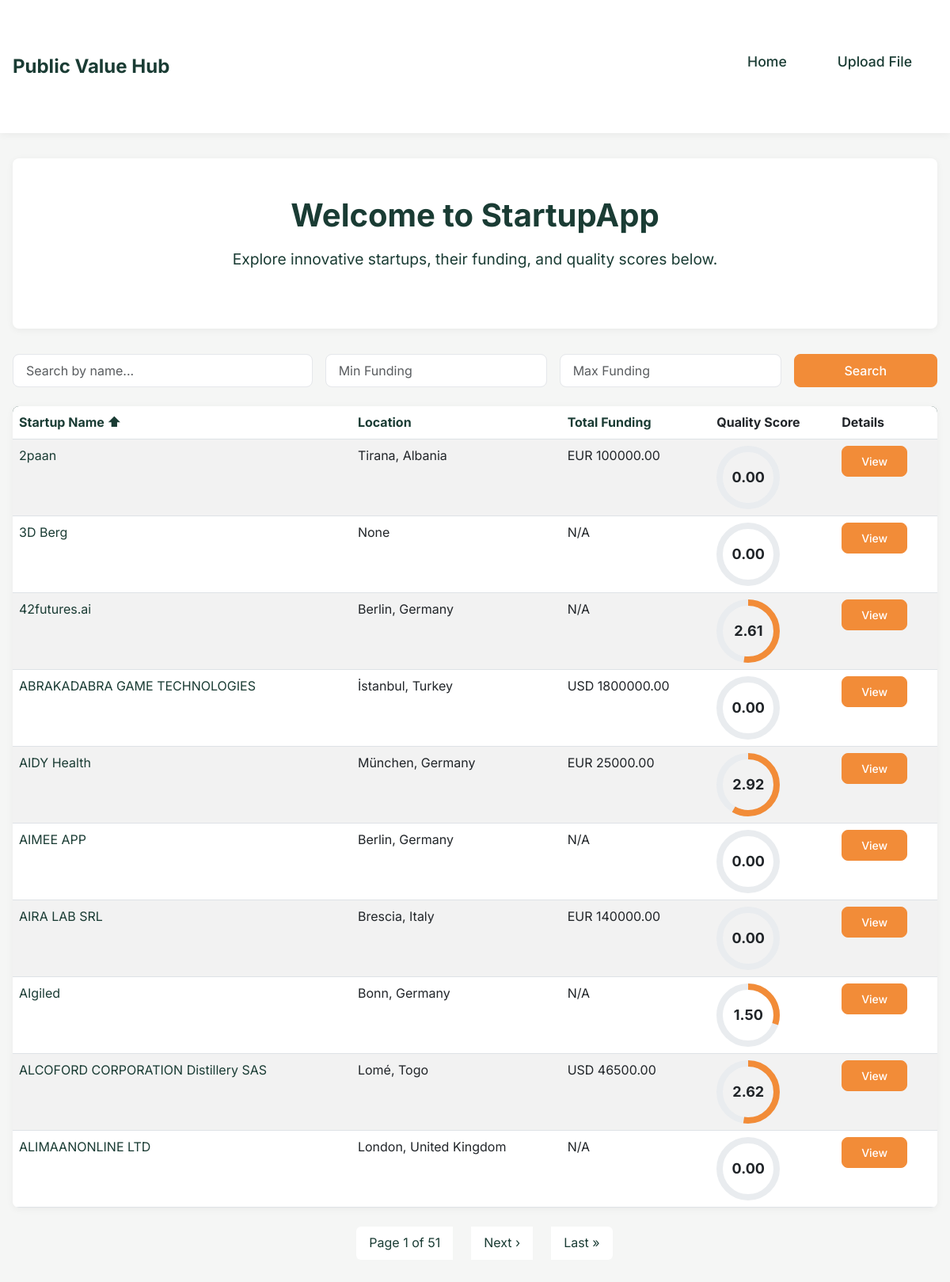
The page / on the database its author committed.
### startupapp/models.py (models this page shows, shortened)
class Startup(models.Model):
    startup_id = models.CharField(max_length=50, unique=True)
    item_name = models.CharField(max_length=255)
    pipeline = models.CharField(max_length=50, null=True, blank=True)
    location = models.CharField(max_length=150, null=True, blank=True)
    markets = models.TextField(null=True, blank=True)
    founders = models.JSONField(default=list, blank=True)
    social_media = models.JSONField(default=dict, blank=True)
    tagline = models.TextField(null=True, blank=True)
    milestone = models.TextField(null=True, blank=True)
    revenue_model = models.TextField(null=True, blank=True)
    sources = models.JSONField(default=list, blank=True)
    last_contact = models.DateTimeField(null=True, blank=True)
    incorporated = models.CharField(max_length=100, null=True, blank=True)
    founded_date = models.DateField(null=True, blank=True)
    differentiators = models.TextField(null=True, blank=True)
    description = models.TextField(null=True, blank=True)
    interfaces = models.TextField(null=True, blank=True)
    total_funding_currency = models.CharField(max_length=3, null=True, blank=True)  # Example: "USD"
    total_funding_amount = models.DecimalField(max_digits=15, decimal_places=2, null=True, blank=True)
    cash_runway = models.CharField(max_length=50, null=True, blank=True)
    rev_last_12_months = models.CharField(max_length=50, null=True, blank=True)
    rev_last_month = models.CharField(max_length=50, null=True, blank=True)
    rounds = models.IntegerField(null=True, blank=True)
    clients = models.TextField(null=True, blank=True)
    videos = models.TextField(null=True, blank=True)
    files = models.TextField(null=True, blank=True)
    created_at = models.DateTimeField(auto_now_add=True)
    updated_at = models.DateTimeField(auto_now=True)
    class Meta:
        indexes = [
            models.Index(fields=['startup_id']),
            models.Index(fields=['item_name']),
        ]

class StartupApplication(models.Model):
    startup = models.ForeignKey(Startup, on_delete=models.CASCADE, related_name="applications")
    application_id = models.CharField(max_length=50, unique=True)
    applicant_name = models.CharField(max_length=255, null=True, blank=True)
    primary_contact_title = models.CharField(max_length=255, null=True, blank=True)
    email = models.EmailField(null=True, blank=True)
    phone = models.CharField(max_length=20, null=True, blank=True)
    brief_description = models.TextField(null=True, blank=True)
    funding_requested = models.CharField(max_length=50, null=True, blank=True)
    business_stage = models.CharField(max_length=100, null=True, blank=True)
    average_score = models.FloatField(null=True, blank=True)
    submitted_at = models.DateTimeField(auto_now_add=True)
    contact_info = models.JSONField(default=dict, blank=True)
    videos = models.JSONField(default=dict, blank=True)
    registration_info = models.JSONField(default=dict, blank=True)
    progress_status = models.JSONField(default=dict, blank=True)
    financials = models.JSONField(default=dict, blank=True)
    customer_info = models.JSONField(default=dict, blank=True)

### startupapp/views.py (the view)
# urls.py: path('', startup_list, name='startup_list'),
def startup_list(request):
    search_query = request.GET.get('q', '').strip()
    min_funding = request.GET.get('min_funding')
    max_funding = request.GET.get('max_funding')
    startups = Startup.objects.all().prefetch_related('applications')
    if search_query:
        startups = startups.filter(item_name__icontains=search_query)
    try:
        if min_funding and min_funding != 'None':
            min_funding = Decimal(min_funding)
            startups = startups.filter(total_funding_amount__gte=min_funding)
    except (ValueError, InvalidOperation):
        pass
    try:
        if max_funding and max_funding != 'None':
            max_funding = Decimal(max_funding)
            startups = startups.filter(total_funding_amount__lte=max_funding)
    except (ValueError, InvalidOperation):
        pass
    allowed_sort_fields = ['item_name', 'location', 'total_funding_amount', 'created_at']
    sort_by = request.GET.get('sort', 'item_name')
    order = request.GET.get('order', 'asc')
    if sort_by not in allowed_sort_fields:
        sort_by = 'item_name'
    if order == 'desc':
        sort_by = f"-{sort_by}"
    startups = startups.order_by(sort_by)
    startups_with_dash = []
    for startup in startups:
        application = startup.applications.first()
        score = application.average_score if (application and application.average_score is not None) else 0
        dash_length = (score / 5.0) * 282.7
        startups_with_dash.append({
            'startup': startup,
            'dash_length': dash_length
        })
    paginator = Paginator(startups_with_dash, 10)
    page_number = request.GET.get('page')
    startups_page = paginator.get_page(page_number)
    return render(request, 'startups/startup_list.html', {
        'startups': startups_page,
        'sort_by': sort_by.lstrip('-'),
        'order': order,
        'search_query': search_query,
        'min_funding': min_funding if min_funding != 'None' else '',
        'max_funding': max_funding if max_funding != 'None' else ''
    })

### startupapp/templates/startups/startup_list.html (shortened to what this page needs)
{% extends 'base.html' %}
{% block content %}
  <div class="container">
    <div class="welcome-section">
      <h1>Welcome to StartupApp</h1>
      <p>Explore innovative startups, their funding, and quality scores below.</p>
    </div>
    <form method="GET" class="mb-4 search-form">
      <div class="row g-3">
        <div class="col-md-4">
          <input type="text" name="q" value="{{ search_query }}" placeholder="Search by name..." class="form-control" />
        </div>
        <div class="col-md-3">
          <input type="number" name="min_funding" value="{{ min_funding }}" placeholder="Min Funding" class="form-control" />
        </div>
        <div class="col-md-3">
          <input type="number" name="max_funding" value="{{ max_funding }}" placeholder="Max Funding" class="form-control" />
        </div>
        <div class="col-md-2">
          <button type="submit" class="btn btn-primary w-100">Search</button>
        </div>
      </div>
    </form>
    <table class="table table-striped">
      <thead>
        <tr>
          <th>
            <a href="?sort=item_name&order={% if sort_by == 'item_name' and order == 'asc' %}
                desc
              {% else %}
                asc
              {% endif %}">
              Startup Name{% if sort_by == 'item_name' %}{% if order == 'asc' %}
                ⬆
              {% else %}
                ⬇
              {% endif %}{% endif %}
            </a>
          </th>
          <th>
            <a href="?sort=location&order={% if sort_by == 'location' and order == 'asc' %}
                desc
              {% else %}
                asc
              {% endif %}">
              Location
            </a>
          </th>
          <th>
            <a href="?sort=total_funding_amount&order={% if sort_by == 'total_funding_amount' and order == 'asc' %}
                desc
              {% else %}
                asc
              {% endif %}">
              Total Funding
            </a>
          </th>
          <th>Quality Score</th>
          <th>Details</th>
        </tr>
      </thead>
      <tbody>
        {% for startup in startups %}
          <tr>
            <td>
              <a href="{% url 'startup_detail' startup.startup.id %}">{{ startup.startup.item_name }}</a>
            </td>
            <td>{{ startup.startup.location }}</td>
            <td>
              {% if startup.startup.total_funding_currency and startup.startup.total_funding_amount %}
                {{ startup.startup.total_funding_currency }} {{ startup.startup.total_funding_amount|floatformat:2 }}
              {% else %}
                N/A
              {% endif %}
            </td>
            <td>
              <div class="score-circle">
                <svg width="80" height="80" viewBox="0 0 100 100">
                  <circle cx="50" cy="50" r="45" fill="none" stroke="#E9ECEF" stroke-width="10" />
                  <circle cx="50" cy="50" r="45" fill="none" stroke="#F28C38" stroke-width="10" stroke-dasharray="{{ startup.dash_length }} 282.7" transform="rotate(-90 50 50)" />
                </svg>
                <span style="position: absolute;">
                  {% with application=startup.startup.applications.first %}
                    {{ application.average_score|floatformat:2|default:'0.00' }}
                  {% endwith %}
                </span>
              </div>
            </td>
            <td>
              <a href="{% url 'startup_detail' startup.startup.id %}" class="btn btn-primary btn-sm">View</a>
            </td>
          </tr>
        {% empty %}
          <tr>
            <td colspan="5" class="text-center">No startups found.</td>
          </tr>
        {% endfor %}
      </tbody>
    </table>
    <nav aria-label="Page navigation">
      <ul class="pagination justify-content-center mt-4">
        <li class="page-item {% if not startups.has_previous and not startups.has_next %}active{% endif %}">
          <span class="page-link">Page {{ startups.number }} of {{ startups.paginator.num_pages }}</span>
        </li>
        {% if startups.has_next %}
          <li class="page-item">
            <a class="page-link" href="?page={{ startups.next_page_number }}&sort={{ sort_by }}&order={{ order }}&q={{ search_query }}&min_funding={{ min_funding }}&max_funding={{ max_funding }}">Next ›</a>
          </li>
          <li class="page-item">
            <a class="page-link" href="?page={{ startups.paginator.num_pages }}&sort={{ sort_by }}&order={{ order }}&q={{ search_query }}&min_funding={{ min_funding }}&max_funding={{ max_funding }}">Last »</a>
          </li>
        {% endif %}
      </ul>
    </nav>
  </div>
{% endblock %}

### startupapp/templates/base.html (shortened to what this page needs)
{% load static %}
<!DOCTYPE html>
<html lang="en">
  <head>
    <link href="https://cdn.jsdelivr.net/npm/bootstrap@5.3.0/dist/css/bootstrap.min.css" rel="stylesheet" />
    <link rel="stylesheet" type="text/css" href="{% static 'style.css' %}" />
  </head>
  <body>
    <header>
      <nav class="navbar navbar-expand-lg">
        <div class="container">
          <a class="navbar-brand" href="{% url 'startup_list' %}">Public Value Hub</a>
          <div class="collapse navbar-collapse" id="navbarNav">
            <ul class="navbar-nav ms-auto">
              <li class="nav-item">
                <a class="nav-link" href="{% url 'startup_list' %}">Home</a>
              </li>
              <li class="nav-item">
                <a class="nav-link" href="{% url 'upload_file' %}">Upload File</a>
              </li>
            </ul>
          </div>
        </div>
      </nav>
    </header>
    <main>
      {% block content %}
      {% endblock %}
    </main>
  </body>
</html>

### startupapp/static/style.css (style rules this page uses)
body { font-family: 'Inter', sans-serif; background-color: #F5F6F5; color: #1A3C34; line-height: 1.6; }
header { background-color: #FFFFFF; box-shadow: 0 2px 10px rgba(0, 0, 0, 0.05); position: sticky; top: 0; z-index: 1000; padding: 1rem 0; }
header .navbar-brand { color: #1A3C34; font-weight: 700; font-size: 1.5rem; text-decoration: none; }
header .nav-link { color: #1A3C34; font-weight: 500; margin-right: 1.5rem; transition: color 0.3s ease; }
.container { max-width: 1200px; margin: 0 auto; padding: 2rem 1rem; }
.btn-primary { background-color: #F28C38; border-color: #F28C38; color: #FFFFFF; font-weight: 500; padding: 0.5rem 1.5rem; border-radius: 8px; transition: background-color 0.3s ease; }
a { color: #1A3C34; text-decoration: none; }
.table { background-color: #FFFFFF; border-radius: 8px; overflow: hidden; box-shadow: 0 2px 10px rgba(0, 0, 0, 0.05); }
.table thead { background-color: #1A3C34; color: #FFFFFF; }
.table-striped tbody tr:nth-of-type(odd) { background-color: #F9FAFB; }
p { font-size: 1.1rem; color: #1A3C34; margin-bottom: 1.5rem; }
form { display: flex; flex-direction: column; gap: 1rem; }
.form-control { border: 1px solid #E5E7EB; border-radius: 8px; padding: 0.5rem 1rem; font-size: 1rem; color: #1A3C34; transition: border-color 0.3s ease; }
p, li { font-size: 1.1rem; color: #1A3C34; }
ul { list-style: none; padding-left: 0; }
ul li { margin-bottom: 0.75rem; position: relative; padding-left: 1.5rem; }
.welcome-section { text-align: center; padding: 3rem 0; background-color: #FFFFFF; border-radius: 8px; box-shadow: 0 2px 10px rgba(0, 0, 0, 0.05); margin-bottom: 2rem; }
.welcome-section h1 { font-weight: 700; font-size: 2.5rem; color: #1A3C34; margin-bottom: 1rem; }
.welcome-section p { font-size: 1.2rem; color: #1A3C34; margin-bottom: 1.5rem; }
.search-form .form-control { border: 1px solid #E5E7EB; box-shadow: none; transition: border-color 0.3s ease; }
.score-circle { width: 80px; height: 80px; position: relative; display: flex; align-items: center; justify-content: center; }
.score-circle span { font-weight: 700; font-size: 18px; }
.table a { transition: color 0.3s ease; }
.pagination .page-link { color: #1A3C34; border: none; padding: 0.5rem 1rem; }

### rows shown on the page
Startup: startup.item_name "2paan", startup.location "Tirana, Albania", startup.total_funding_currency "EUR", startup.total_funding_amount "100000.00", startup.applications.first.average_score "0.00"
Startup: startup.item_name "3D Berg", startup.location "None", shows "N/A", startup.applications.first.average_score "0.00"
Startup: startup.item_name "42futures.ai", startup.location "Berlin, Germany", shows "N/A", startup.applications.first.average_score "2.61"
Startup: startup.item_name "ABRAKADABRA GAME TECHNOLOGIES", startup.location "İstanbul, Turkey", startup.total_funding_currency "USD", startup.total_funding_amount "1800000.00", startup.applications.first.average_score "0.00"
Startup: startup.item_name "AIDY Health", startup.location "München, Germany", startup.total_funding_currency "EUR", startup.total_funding_amount "25000.00", startup.applications.first.average_score "2.92"
Startup: startup.item_name "AIMEE APP", startup.location "Berlin, Germany", shows "N/A", startup.applications.first.average_score "0.00"
Startup: startup.item_name "AIRA LAB SRL", startup.location "Brescia, Italy", startup.total_funding_currency "EUR", startup.total_funding_amount "140000.00", startup.applications.first.average_score "0.00"
Startup: startup.item_name "AIgiled", startup.location "Bonn, Germany", shows "N/A", startup.applications.first.average_score "1.50"
Startup: startup.item_name "ALCOFORD CORPORATION Distillery SAS", startup.location "Lomé, Togo", startup.total_funding_currency "USD", startup.total_funding_amount "46500.00", startup.applications.first.average_score "2.62"
Startup: startup.item_name "ALIMAANONLINE LTD", startup.location "London, United Kingdom", total_funding_currency "N/A", startup.applications.first.average_score "0.00"

### other values the page prints
{{ startups.number }} "1"
{{ startups.paginator.num_pages }} "51"
